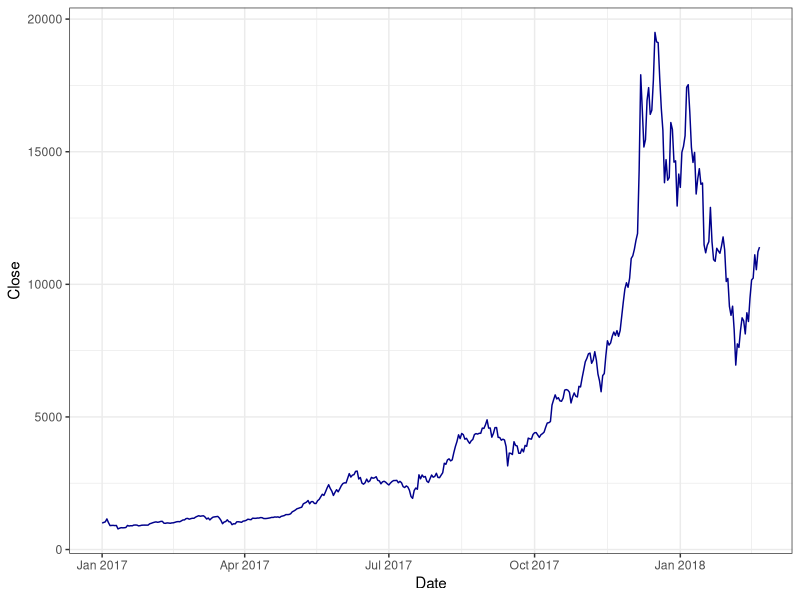
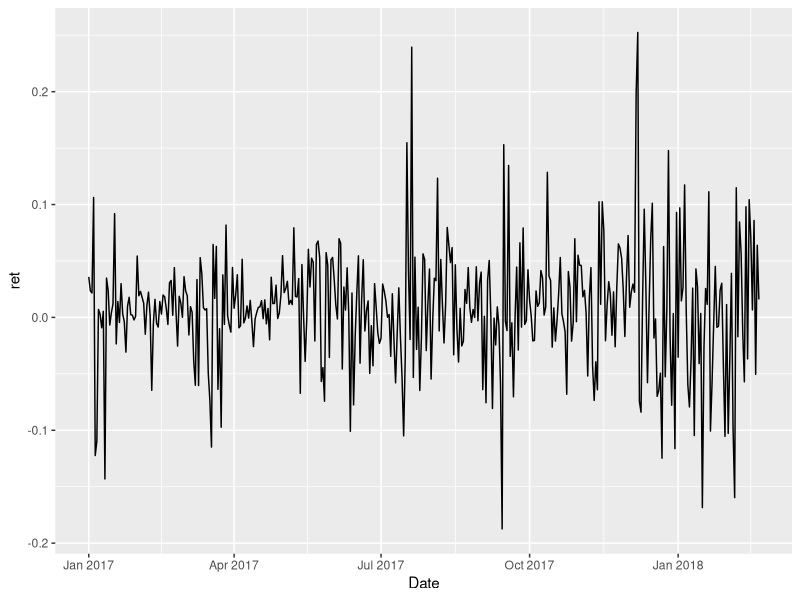
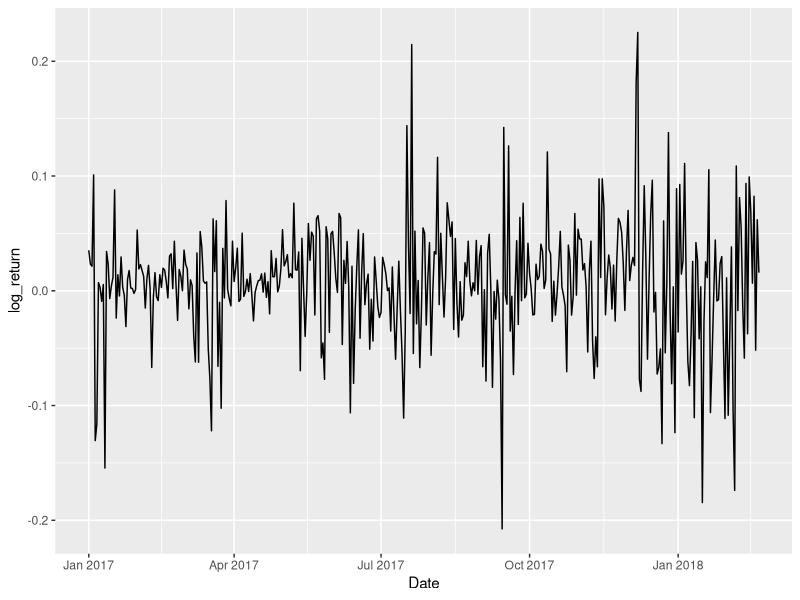
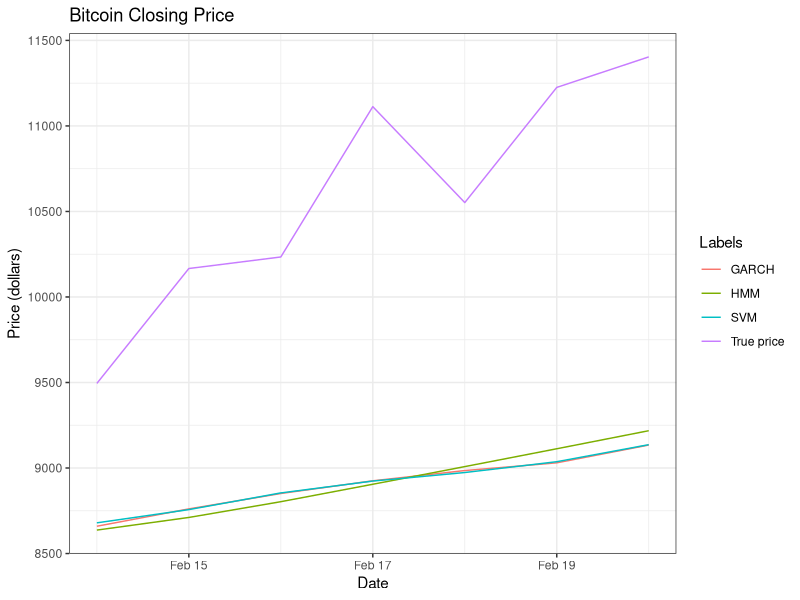

These charts were generated, in order, by the following R code:
# Data Visualization
# Author: Yanhan Si
# Created by: Nov 19, 2020 (GMT-5)
# Updated by: Nov 19, 2020 (GMT-5)
# --------------------------------------------------------------------------------

library(tidyverse)
library(ggplot2)
# read data

bitcoin = read_csv("./data/bitcoin.csv")
names(bitcoin)
bitcoin %>% 
  ggplot(aes(x = Date, y = Close)) +
  geom_line(color = "darkblue") +
  theme_bw() 
bitcoin %>% ggplot(aes(x = Date, y = ret)) + geom_line()
bitcoin %>% ggplot(aes(x = Date, y = log_return)) + geom_line()

# plot the predicted bitcoin prices of the three models
# read in dataset
HMM_pred <- read_csv("data/HMM_pred_price.csv")
SVM_pred <- read_csv("data/SVM_pred_price.csv")
GARCH_pred <- read_csv("data/GARCH11_pred_price.csv")
HMM_pred = HMM_pred %>% rename(HMM = y_pred)
SVM_pred = SVM_pred %>% rename(SVM = y_pred) %>% select(SVM)
GARCH_pred = GARCH_pred %>% rename(GARCH = y_pred, `True price` = y_true)
plot_df = cbind(GARCH_pred, SVM_pred, HMM_pred)

vars = names(plot_df)[-1]

plot_df %>% pivot_longer(
  cols = all_of(vars), 
  names_to = "Labels"
) %>% 
  ggplot(aes(x = date, y= value, color = Labels)) + 
    geom_line() + 
    xlab('Date') +
    ylab('Price (dollars)') +
    ggtitle("Bitcoin Closing Price") + 
    theme_bw()
